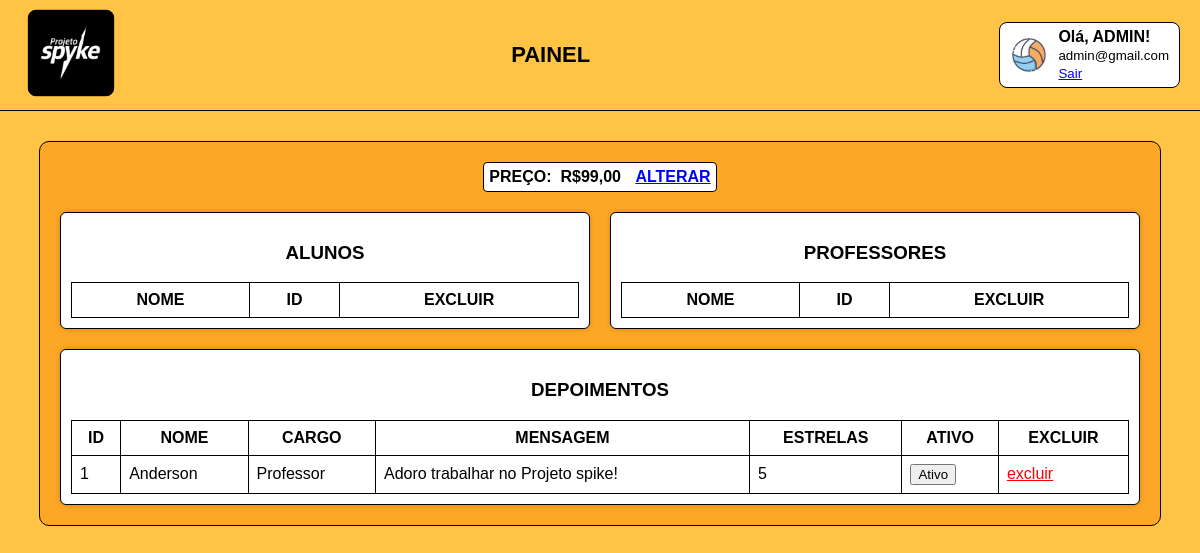
The page /painel.php (signed in) on the database as committed earlier.
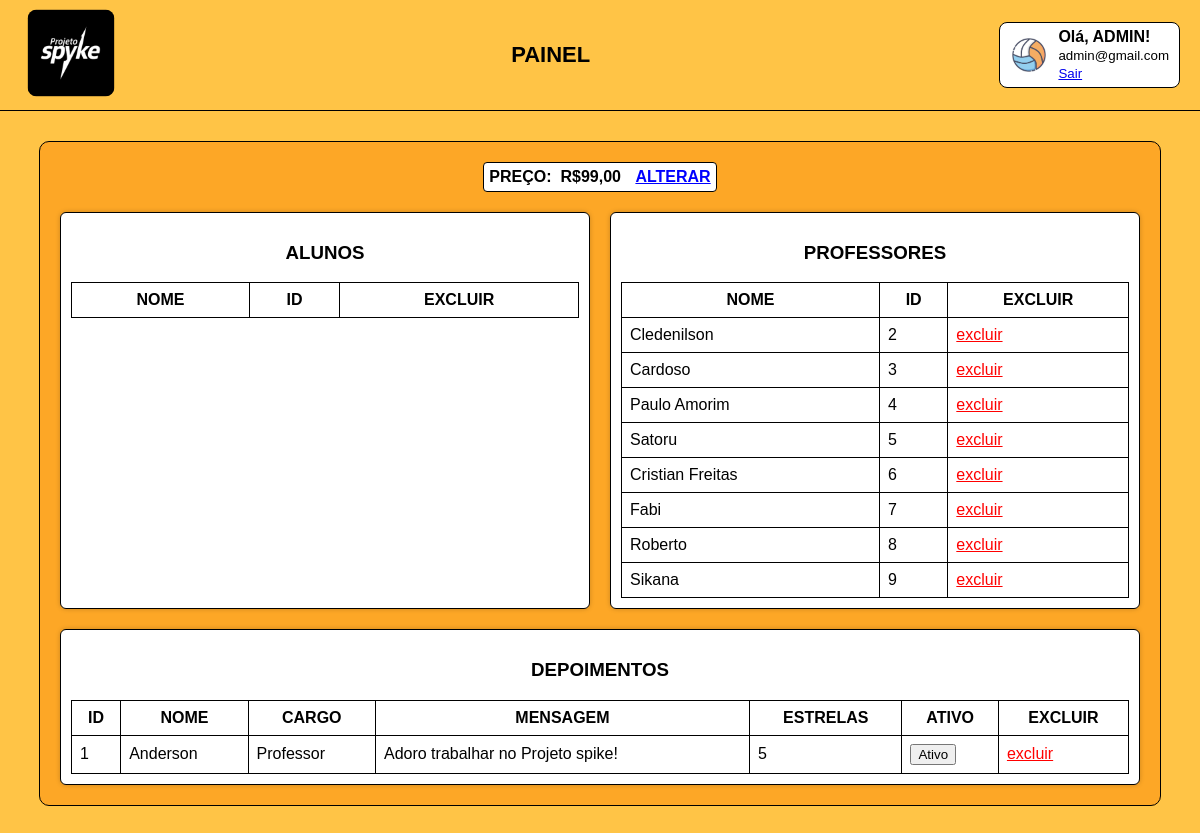
The same page on the database as committed later.
### tables this page shows
CREATE TABLE sistema_de_pagamento (
    id_sistema INT PRIMARY KEY AUTO_INCREMENT,
    metodo VARCHAR(50),
    valor DECIMAL(10,2)
);

CREATE TABLE depoimentos (
    id INT AUTO_INCREMENT PRIMARY KEY,
    nome VARCHAR(100) NOT NULL,
    cargo VARCHAR(150) NOT NULL,
    texto TEXT NOT NULL,
    estrelas INT DEFAULT 5,
    ativo INT DEFAULT 0
);

CREATE TABLE usuario (
    id_usuario INT PRIMARY KEY AUTO_INCREMENT,
    nome VARCHAR(50),
    email VARCHAR(50),
    senha VARCHAR(50),
    tipo CHAR(1),
    ativo tinyint(4) not null default '0',
    telefone VARCHAR(20) NULL DEFAULT 'Não definido'
);

### painel.php (the view, shortened to what this page needs)
<?php
include 'conexao.php';
$sql_valor = "SELECT * FROM sistema_de_pagamento LIMIT 1";
$result_valor = $conn->query($sql_valor);
$valor = ($result_valor->num_rows > 0) ? $result_valor->fetch_assoc()['valor'] : 0.00;
$sql_professores = "SELECT id_usuario, nome FROM usuario WHERE tipo = '2'";
$result_professores = $conn->query($sql_professores);
$sql_depo = "SELECT * FROM depoimentos ORDER BY id DESC";
$result_depo = $conn->query($sql_depo);
?>
<!DOCTYPE html>
<html lang="pt-br">
<head>
</head>
<body>
<header class="topo">
    <a href="index.php">
        <img src="./imagens/logospike.png" class="logo" alt="Logo">
    </a>
    <h1>PAINEL</h1>
    <div class="perfil">
        <img src="./imagens/images.png" class="foto">
        <div>
            <strong>Olá, <?= ucwords($_SESSION['user_name']); ?>!</strong><br>
            <small><?= $_SESSION['user_email']; ?></small><br>
            <small><a href="./logout.php">Sair</a></small>
        </div>
    </div>
</header>
<div class="container">
    <div class="preco">
        <span>PREÇO: </span>&nbsp; R$<?= number_format($valor, 2, ',', '.') ?>&nbsp;
        <a href="alterar_preco.php">ALTERAR</a>
    </div>
    <div class="tabelas">
        <div class="tabela">
            <h3>ALUNOS</h3>
            <table>
                <tr><th>NOME</th><th>ID</th><th>EXCLUIR</th></tr>
            </table>
        </div>
        <div class="tabela">
            <h3>PROFESSORES</h3>
            <table>
                <tr><th>NOME</th><th>ID</th><th>EXCLUIR</th></tr>
                <?php while ($p = $result_professores->fetch_assoc()): ?>
                    <tr>
                        <td><?= htmlspecialchars($p['nome']) ?></td>
                        <td><?= $p['id_usuario'] ?></td>
                        <td><a class="excluir" href="excluir_usuario.php?id=<?= $p['id_usuario'] ?>">excluir</a></td>
                    </tr>
                <?php endwhile; ?>
            </table>
        </div>
        <div class="tabela" style="flex-basis: 100%;">
            <h3>DEPOIMENTOS</h3>
            <table>
                <tr>
                    <th>ID</th>
                    <th>NOME</th>
                    <th>CARGO</th>
                    <th>MENSAGEM</th>
                    <th>ESTRELAS</th>
                    <th>ATIVO</th>
                    <th>EXCLUIR</th>
                </tr>
                <?php while ($d = $result_depo->fetch_assoc()): ?>
                    <tr>
                        <td><?= $d['id'] ?></td>
                        <td><?= htmlspecialchars($d['nome']) ?></td>
                        <td><?= htmlspecialchars($d['cargo']) ?></td>
                        <td><?= htmlspecialchars($d['texto']) ?></td>
                        <td><?= $d['estrelas'] ?></td>
                        <td>
                            <button  onclick="toggleAtivo(<?= $d['id'] ?>)">
                                <?= $d['ativo'] == 1 ? 'Ativo' : 'Inativo' ?>
                            </button>
                        </td>
                        <td>
                            <a class="excluir" href="excluir_depoimento.php?id=<?= $d['id'] ?>">excluir</a>
                        </td>
                    </tr>
                <?php endwhile; ?>
            </table>
        </div>
    </div>
</div>
</body>
</html>

### conexao.php (shortened to what this page needs)
<!DOCTYPE html>
<html lang="en">
<head>
</head>
<body>
</body>
</html>

### painel.php (style rules this page uses)
body { font-family: 'Montserrat', sans-serif; margin: 0; background-color: #ffc446; }
.topo { display: flex; align-items: center; justify-content: space-between; background-color: #ffc446; border-bottom: 1px solid black; padding: 15px 20px; height: 80px; }
.logo { height: 60px; width: 60px; background-color: black; padding: 1px; margin: 0px; border-radius: 10%; transform: scale(1.4); transform-origin: center; margin-left: 20px; }
.topo h1 { color: black; font-size: 22px; margin: 0; }
.perfil { display: flex; align-items: center; gap: 10px; border: 1px solid black; padding: 5px 10px; border-radius: 8px; background: white; cursor: pointer; }
.perfil .foto { width: 38px; height: 38px; border-radius: 50%; }
.container { width: 90%; margin: 30px auto; background-color: #fda726; padding: 20px; border-radius: 10px; color: #000; border: 1px solid black; }
.preco { display: flex; justify-content: center; background-color: #fff; padding: 5px; border-radius: 4px; font-weight: bold; width: fit-content; margin: 0 auto 20px auto; border: 1px solid black; }
.preco a { margin-left: 10px; color: blue; text-decoration: underline; }
.tabelas { display: flex; justify-content: space-between; gap: 20px; flex-wrap: wrap; }
.tabela { background-color: #fff; border-radius: 6px; flex: 1; padding: 10px; box-shadow: 0 0 5px rgba(0,0,0,0.2); border: 1px solid black; min-width: 300px; }
.tabela h3 { text-align: center; }
table { width: 100%; border-collapse: collapse; }
th, td { padding: 8px; border: 1px solid black; }
.excluir { color: red; cursor: pointer; text-decoration: underline; }

Rows that differ between the two databases and show on the page:
added usuario: nome "Cledenilson", id_usuario "2"
added usuario: nome "Cardoso", id_usuario "3"
added usuario: nome "Paulo Amorim", id_usuario "4"
added usuario: nome "Satoru", id_usuario "5"
added usuario: nome "Cristian Freitas", id_usuario "6"
added usuario: nome "Fabi", id_usuario "7"
added usuario: nome "Roberto", id_usuario "8"
added usuario: nome "Sikana", id_usuario "9"
